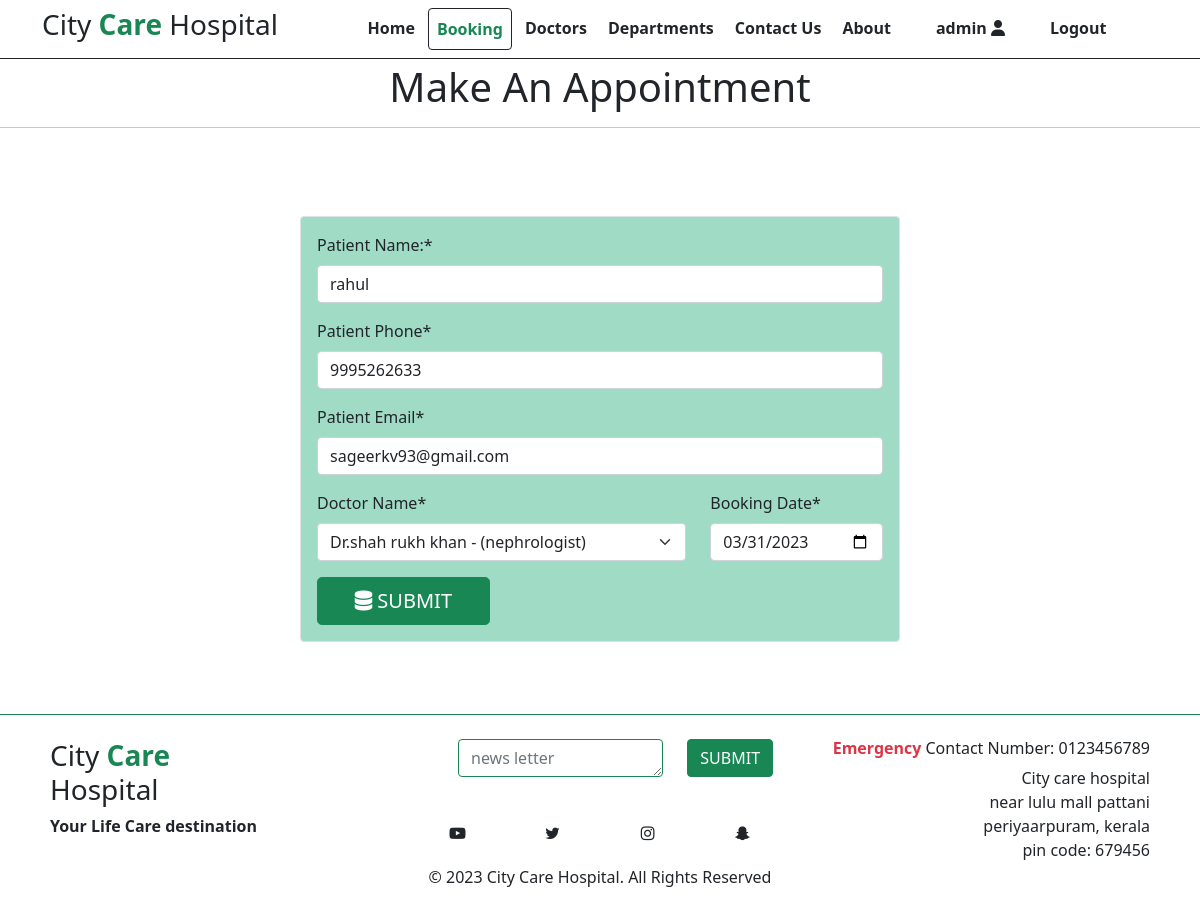
/60/ (signed in), run on an earlier commit of the app's database.
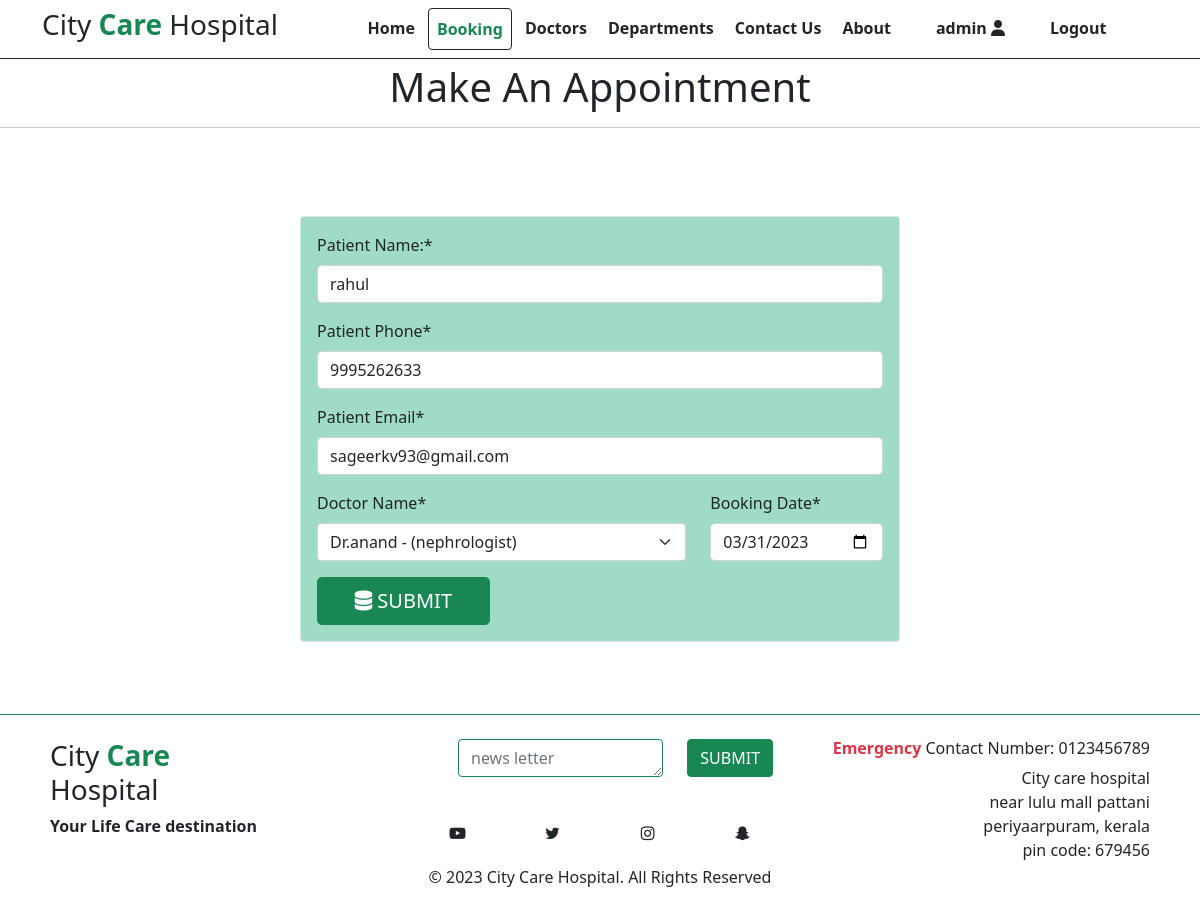
And on a later commit of the database.
### Hos_app/models.py (models this page shows)
class Doctors(models.Model):
    doc_name = models.CharField(max_length=255)
    doc_spec = models.CharField(max_length=255)
    dep_name = models.ForeignKey(Departments, on_delete=models.CASCADE)
    doc_image = models.ImageField(upload_to='doctors')
    def __str__(self):
        return 'Dr.' + self.doc_name + ' - (' + self.doc_spec + ')'

### Hos_app/views.py (the view, shortened to what this page needs)
# urls.py: path('<int:id>/', views.booking, name='booking_update'),
@login_required
def booking(request,id=0):
    if request.method == "GET":
        if id == 0:
            form = BookingForm()
        else:
            booking = Booking.objects.get(pk=id)
            form = BookingForm(instance=booking)
        return render(request,"booking.html", {'form':form})

### Hos_app/forms.py
class BookingForm(forms.ModelForm):
    class Meta:
        model = Booking
        fields = '__all__'
        widgets = {
            'Booking_date':DateInput()
        }
        labels = {
            'p_name':'Patient Name:',
            'p_phone':'Patient Phone',
            'p_email':'Patient Email',
            'doc_name':'Doctor Name',
            'Booking_date':'Booking Date',
        }

### templates/booking.html (shortened to what this page needs)
{% extends 'base.html' %}
{% load crispy_forms_tags %}
{% block nav2 %}
<li class="nav-item">
  <a class="nav-link p-2 mb-0 bg-white text-success active border border-dark rounded" href="{% url 'booking' %}">Booking</a>
</li>
{% endblock nav2 %}
{% block content %}
  <h1 class="text-center m-1">Make An Appointment</h1>
  <hr>
<br>
  <br>
  <br>
<div class="container w-50 p-3 my-20 border rounded mb-4" style="background-color:hsl(158, 45%, 74%);">
  <form action="" method="POST" autocomplete="off" class="fw-semibold">
    {{form.p_name|as_crispy_field}}
    {{form.p_phone|as_crispy_field}}
    {{form.p_email|as_crispy_field}}
        <div class="row">
            <div class="col-md-8">
                {{form.doc_name|as_crispy_field}}
            </div>
            <div class="col-md-4">
                {{form.Booking_date|as_crispy_field}}
            </div>
        </div>
        <div class="row">
            <div class="col-md-4">
                <button type="submit" class="btn btn-success btn-lg col-md-12  d-md-block"><i class="fa-solid fa-database"></i> SUBMIT</button>
            </div>
        </div>
  </form>
</div>
<br>
<br>
{% endblock content %}

What changed in the data, as far as the page shows it:
changed Doctors: doc_name "Dr.shah rukh khan - (nephrologist)" → "Dr.anand - (nephrologist)"
